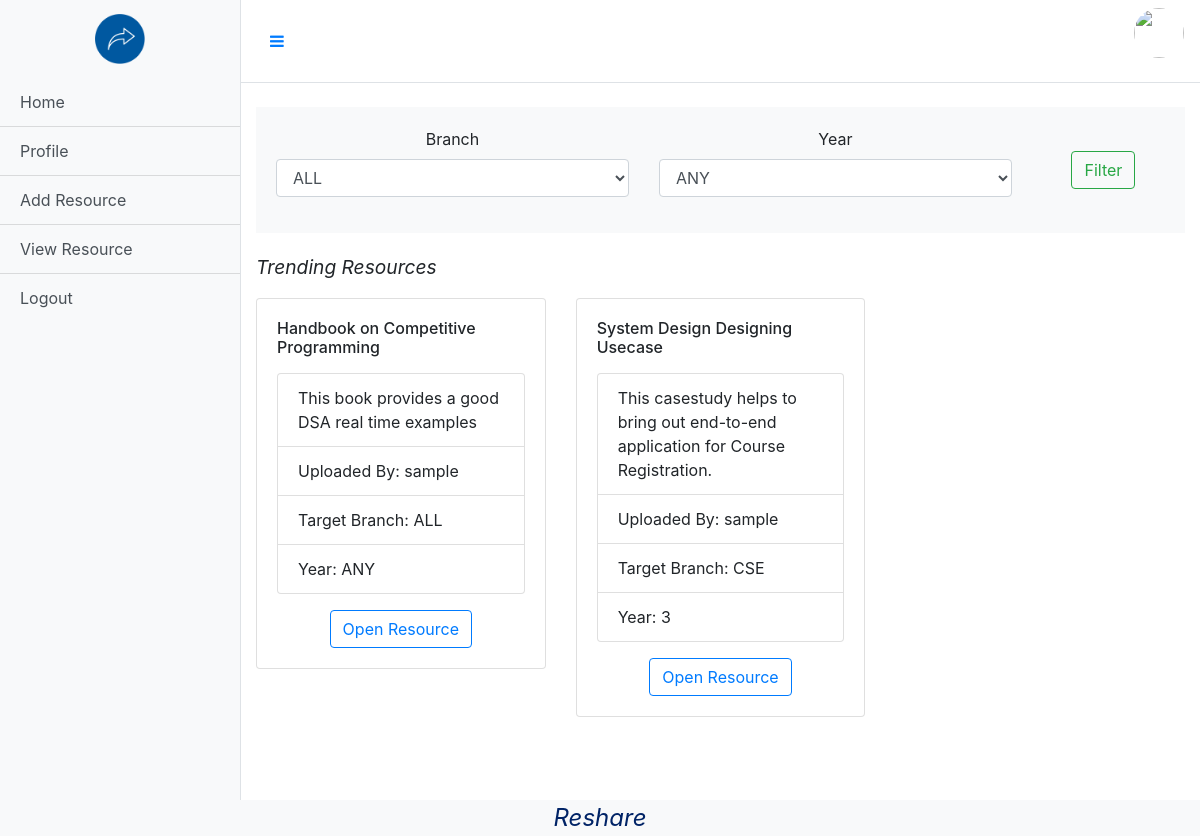
Before: /dashboard/viewResource with the older database file.
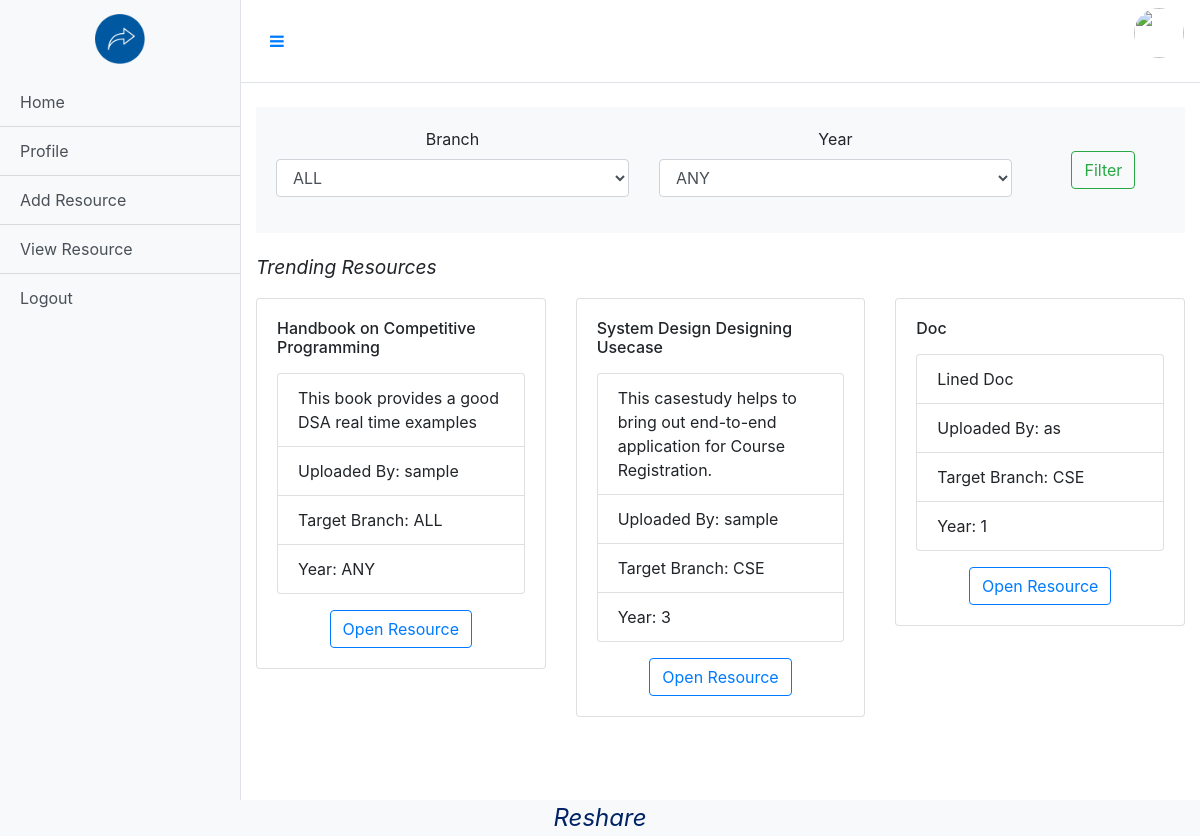
After: the same page with the newer database file.
### dashboard/models.py (models this page shows)
class Resource(models.Model):
    user = models.ForeignKey(User,on_delete=models.DO_NOTHING)
    title = models.CharField(max_length=50,default='')
    upload = models.FileField(upload_to='resources',validators=[validate_file_infection])
    description = models.CharField(max_length=400)
    branch = models.CharField(choices=(('ALL',"ALL"),('ECE','ECE'),('CSE','CSE'),('MECH','MECH'),("CIVIL","CIVIL"),('OTHER','OTHER')),max_length=10)
    year = models.CharField(choices=(('ANY','ANY'),('1','1'),('2','2'),('3','3'),('4','4')),max_length=5)
    addedAt = models.DateTimeField(auto_now_add=True)

### dashboard/views.py (the view, shortened to what this page needs)
# urls.py: path('viewResource',views.viewResource,name="viewResource")
def viewResource(request):
    branch = request.GET.get('branch')
    year = request.GET.get('year')
    if branch is None and year is None:
        obj = Resource.objects.all()
        return render(request,"viewResource.html",{'obj':obj})

### templates/viewResource.html (shortened to what this page needs)
{%extends "dashboard.html"%}
{%block content%}
<br>
<div class="sticky-top bg-light" style="padding: 20px;">
    <form action="/dashboard/viewResource" style="text-align: center;" method="GET" enctype="multipart/form-data">
        <div class="row">
            <div class="col-sm-5">
                <div class="form-group">
                    <label for="branch">Branch</label>
                    <select name="branch" id="branch" class="form-control">
                        <option value="ALL">ALL</option>
                    </select>
                </div>
            </div>
            <div class="col-sm-5">
                <div class="form-group">
                    <label for="year">Year</label>
                    <select name="year" id="year" class="form-control">
                        <option value="ANY">ANY</option>
                    </select>
                </div>
            </div>
            <div class="col-sm-2">
                <div class="form-group"><br>
                    <input type="submit" value="Filter" class="btn btn-outline-success" />
                </div>
            </div>
        </div>
    </form>
</div>
<p style="font-style: oblique; font-size: larger; padding-top: 20px;">Trending Resources</p>
<div class="row">
    {%for item in obj%}
    <div class="col-sm-4">
        <div class="card">
            <div class="card-body">
                <h6 class="card-title">{{item.title}}</h6>
                <p class="card-text">
                    <ul class="list-group">
                        <li class="list-group-item">{{item.description}}</li>
                        <li class="list-group-item">Uploaded By: {{item.user.first_name}}</li>
                        <li class="list-group-item">Target Branch: {{item.branch}}</li>
                        <li class="list-group-item">Year: {{item.year}}</li>
                    </ul>
                </p>
                <center><a href="{{item.upload.url}}" class="btn btn-outline-primary">Open Resource</a></center>
            </div>
        </div>
    </div>
    {%endfor%}
</div>
{%endblock%}

### templates/dashboard.html (shortened to what this page needs)
{%load static%}
<!DOCTYPE html>
<html lang="en">
<head>
    <link rel="stylesheet" href="https://stackpath.bootstrapcdn.com/bootstrap/4.5.2/css/bootstrap.min.css">
    <link rel="stylesheet" href="https://cdnjs.cloudflare.com/ajax/libs/font-awesome/4.7.0/css/font-awesome.min.css">
    <link rel="stylesheet" href="{% static 'css/dashboard.css' %}">
</head>
<body>
  <div class="d-flex" id="wrapper">
    <div class="bg-light border-right" id="sidebar-wrapper">
      <div class="sidebar-heading"><center><img src="{% static 'images/share.png' %}" width="50px" height="50px"></center></div>
      <div class="list-group list-group-flush">
        <a href="/dashboard/home" class="list-group-item list-group-item-action bg-light">Home</a>
        <a href="/dashboard/addProfile" class="list-group-item list-group-item-action bg-light">Profile</a>
        <a href="/dashboard/addResource" class="list-group-item list-group-item-action bg-light">Add Resource</a>
        <a href="/dashboard/viewResource" class="list-group-item list-group-item-action bg-light">View Resource</a>
        <a href="/logout" class="list-group-item list-group-item-action bg-light">Logout</a>
      </div>
    </div>
    <div id="page-content-wrapper">
      <nav class="navbar navbar-expand-lg navbar-light bg-transparent border-bottom">
        <button class="btn btn-link" id="menu-toggle"><i class="fa fa-bars" aria-hidden="true"></i></button>
        <p class="justify-content-end ml-auto" style="font-style: oblique;">{{request.user.username}} <img src="{{request.user.profile.profile_image.url}}" width="50px" height="50px" style="border-radius:50%" alt=""> </p>
      </nav>
      <div class="container-fluid">
            {%block content%}
            {%endblock%}
      </div>
    </div>
  </div>
  <div class="footer obq bg-light">
    Reshare
</div>
</body>
</html>

### static/css/dashboard.css (style rules this page uses)
#wrapper { overflow-x: hidden; }
#sidebar-wrapper { min-height: 100vh; margin-left: -15rem; -webkit-transition: margin .25s ease-out; -moz-transition: margin .25s ease-out; -o-transition: margin .25s ease-out; transition: margin .25s ease-out; }
.footer { font-weight: 400; font-size: 1.3em; left: 0; bottom: 0; width: 100%; color: #002366; text-align: center; }
#sidebar-wrapper .sidebar-heading { padding: 0.875rem 1.25rem; font-size: 1.2rem; }
#sidebar-wrapper .list-group { width: 15rem; }
#page-content-wrapper { min-width: 100vw; }
@media (min-width: 768px) { #sidebar-wrapper { margin-left: 0; } }
@media (min-width: 768px) { #page-content-wrapper { min-width: 0; width: 100%; } }
.obq { font-style: oblique; font-size: 1.5em; text-align:center; }

Changed rows visible on the page:
added Resource: title "Doc", description "Lined Doc", user.first_name "as", branch "CSE", year "1"
